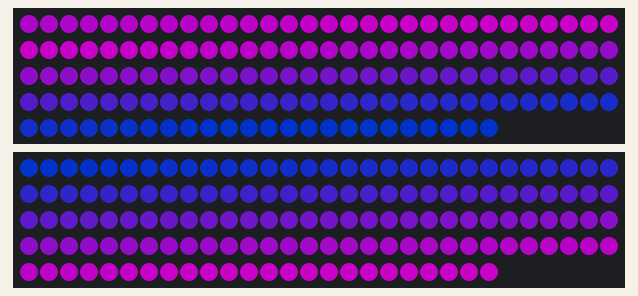
The sketch below on a simulated Arduino Uno, built with avr-gcc and run on an emulated ATmega328P. On the bench: 2 × 144 RGB LEDs in strip order, left to right, continuing on the next row. Dim RGB values are drawn brighter than linear.

Above: at 0.09 s.
At 8.26 s:
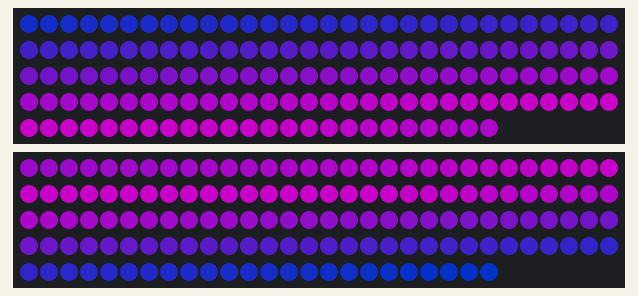
At 11.47 s:
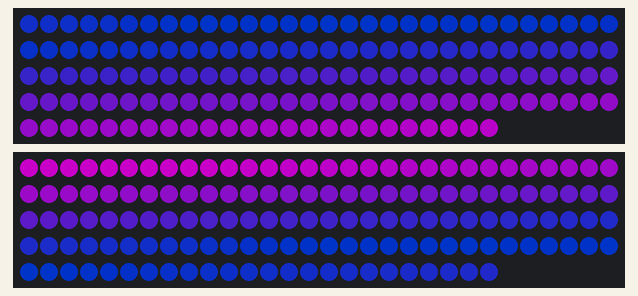
At 14.77 s:
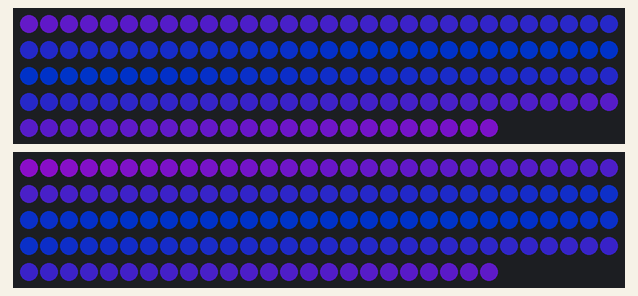
At 27.03 s:
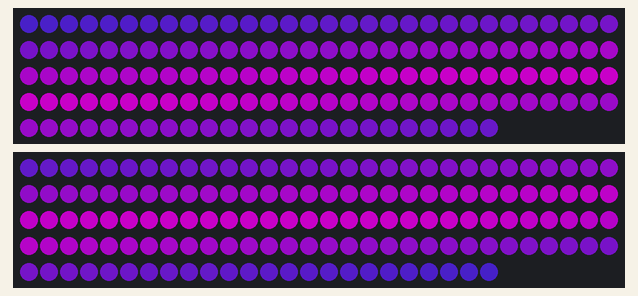
At 39.37 s:
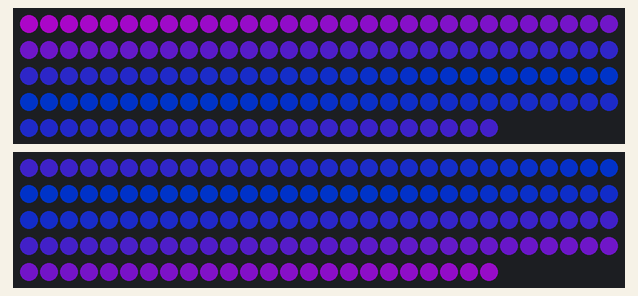

The sketch:

RGB_Light_Strip_controller.ino
```cpp
//Ethan Rawlins Custom ARGB Led Strip Driver

// FastLed is required for use of neopixel led strip.
#include <FastLED.h>

#define NUM_LEDS 144
#define LED_DATA_PIN 2
#define LED_DATA_PIN_2 4

CRGB firstLeds[NUM_LEDS];
CRGB secondLeds[NUM_LEDS];

DEFINE_GRADIENT_PALETTE (blue_purple) {
  0, 0, 66, 255, // blue
  128, 255, 0, 255, // purple
  255, 0, 66, 255 // blue
};
CRGBPalette16 bluePurplePal = blue_purple;

DEFINE_GRADIENT_PALETTE (blue_green) {
  0, 0, 66, 255, // blue
  128, 0, 255, 0, // green
  255, 0, 66, 255 // blue
};
CRGBPalette16 blueGreenPal = blue_green;

DEFINE_GRADIENT_PALETTE (white) {
  0, 255, 255, 200, // white
  255, 255, 255, 200 // white
};
CRGBPalette16 whitePal = white;

int firstGradientIndex = 110; // Index for starting gradient color
int secondGradientIndex = 0; // Index for second string of leds
#define GRADIENT_MOVE_SPEED 80 // speed (milliseconds) for how fast the color gradient moves

void setup() {
// initialize serial communication
  Serial.begin(9600);

// configure fastLED
  FastLED.addLeds<WS2812B, LED_DATA_PIN, GRB>(firstLeds, NUM_LEDS);
  FastLED.addLeds<WS2812B, LED_DATA_PIN_2, GRB>(secondLeds, NUM_LEDS);
  FastLED.setBrightness(100);
  FastLED.clear();
  FastLED.show();
}

void loop() {
  fillColor(bluePurplePal);
  FastLED.show();
}

void fillColor(CRGBPalette16 colorPal) {
// moving gradient color fill
    fill_palette(firstLeds, NUM_LEDS, firstGradientIndex, 255 / NUM_LEDS, colorPal, 255, LINEARBLEND);
    fill_palette(secondLeds, NUM_LEDS, secondGradientIndex, 255 / NUM_LEDS, colorPal, 255, LINEARBLEND);
    EVERY_N_MILLISECONDS(GRADIENT_MOVE_SPEED) {
      firstGradientIndex--;
      secondGradientIndex++;
    }
  FastLED.show();
}
```
